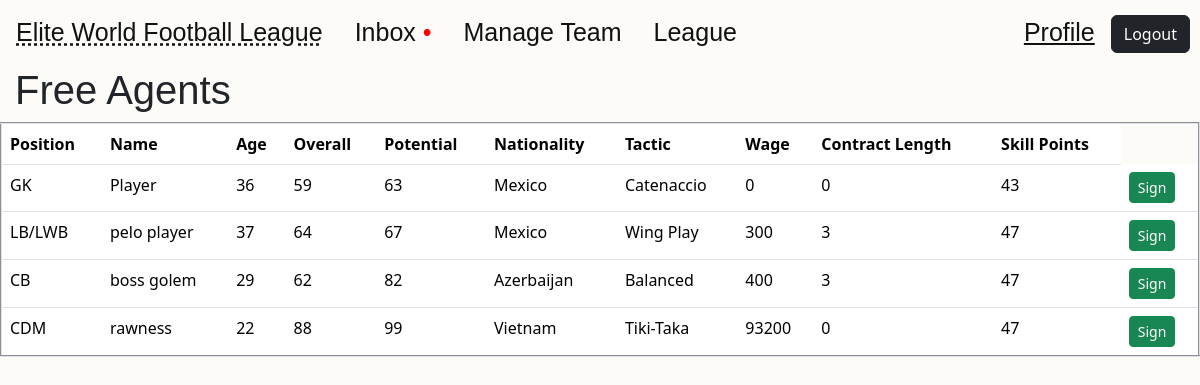
Page /free-agents/ (signed in) on the committed database.
### management/models.py (models this page shows, shortened)
class Player(models.Model):
    id = models.IntegerField(primary_key=True)
    team = models.ForeignKey(Team, on_delete=models.CASCADE, related_name='players')
    feeder_team = models.ForeignKey(Feeder_Team, on_delete=models.CASCADE, related_name='feeder_players', blank=True, null=True)
    position = models.CharField(max_length=64)
    name = models.CharField(max_length=64, default='Player')
    age = models.IntegerField()
    sex = models.CharField(max_length=64, default='Male')
    overall = models.IntegerField()
    potential = models.IntegerField()
    nationality = models.CharField(max_length=64)
    tactic = models.CharField(max_length=64)
    wage = models.IntegerField()
    contract_length = models.IntegerField()
    skill_points = models.IntegerField(default=0)
    traits = models.CharField(max_length=1024, default='')
    goals = models.IntegerField(default=0)
    assists = models.IntegerField(default=0)
    motm = models.IntegerField(default=0)
    loaned = models.CharField(max_length=5, default="N/A")
    loaned_to = models.CharField(max_length=64, default="N/A")
    loaned_wage = models.IntegerField(default=0)
    training = models.BooleanField(default=False)
    training_position = models.CharField(max_length=64, default="N/A")
    training_tactic = models.CharField(max_length=64, default="N/A")
    training_position_time = models.IntegerField(default=0)
    training_position_chance = models.IntegerField(default=0)
    training_tactic_time = models.IntegerField(default=0)
    training_tactic_chance = models.IntegerField(default=0)
    out_of_league_loan = models.BooleanField(default=False)
    free_agent = models.BooleanField(default=False)
    lineup_position = models.CharField(max_length=64, default="N/A")
    lineup_rating = models.IntegerField(default=0)
    duty = models.CharField(max_length=64, default='Support')
    dribbling = models.CharField(max_length=64, default='Balanced')
    shooting = models.CharField(max_length=64, default='Balanced')
    risk_taking = models.CharField(max_length=64, default='Balanced')
    tackling = models.CharField(max_length=64, default='Balanced')
    freedom = models.CharField(max_length=64, default='Balanced')

### management/views.py (the view)
# urls.py: path('free-agents/', views.free_agents, name='free-agents'),
@login_required
def free_agents(request):
    players = Player.objects.all()
    positions = ['GK', 'LWB', 'LB', 'CB', 'RB', 'RWB',
                 'CDM', 'LM', 'CM', 'RM', 'CAM',
                 'LW', 'CF', 'ST', 'RW']
    sorted_players = []
    for i in positions:
        for x in players:
            position = x.position.split('/')[0]
            if position == i and x.free_agent:
                sorted_players.append(x)
    context = {
        'players': sorted_players
    }
    return render(request, 'management/free-agents.html', context)

### management/context_processors.py (called while the page is built)
def user_team(request):
    if request.user.is_authenticated:
        team = Team.objects.get(owner=request.user)
        return {'user_team': team}
    return {'user_team': None}

### management/templates/management/free-agents.html (shortened to what this page needs)
{% extends "management/base.html" %}
{% block content %}
    <h1>Free Agents</h1>
        <table class="table" style="width: 100%; background-color: #fcfbf8;" border="2">
            <tr>
                <th>Position</th>
                <th>Name</th>
                <th>Age</th>
                <th>Overall</th>
                <th>Potential</th>
                <th>Nationality</th>
                <th>Tactic</th>
                <th>Wage</th>
                <th>Contract Length</th>
                <th>Skill Points</th>
            </tr>
        {% for player in players %}
            <tr>
                <td>{{player.position}}</td>
                <td>{{player.name}}</td>
                <td>{{player.age}}</td>
                <td>{{player.overall}}</td>
                <td>{{player.potential}}</td>
                <td>{{player.nationality}}</td>
                <td>{{player.tactic}}</td>
                <td>{{player.wage}}</td>
                <td>{{player.contract_length}}</td>
                <td>{{player.skill_points}}</td>
                <td>
                    <form action="{% url 'offer-contract-outside-team' %}" method="POST">
                        <button class="btn btn-sm btn-success" type="submit">Sign</button>
                    </form>
                </td>
            </tr>
        {% endfor %}
        </table>
{% endblock content %}

### management/static/management/main.css (style rules this page uses)
body { margin: 0; background-color: #fcfbf8; }
h1 { font-family: "Trebuchet MS", Helvetica, sans-serif; font-weight: 100; margin-left: 15px; }

### rows in the picture
Player: position "GK", name "Player", age "36", overall "59", potential "63", nationality "Mexico", tactic "Catenaccio", wage "0", contract_length "0", skill_points "43"
Player: position "LB/LWB", name "pelo player", age "37", overall "64", potential "67", nationality "Mexico", tactic "Wing Play", wage "300", contract_length "3", skill_points "47"
Player: position "CB", name "boss golem", age "29", overall "62", potential "82", nationality "Azerbaijan", tactic "Balanced", wage "400", contract_length "3", skill_points "47"
Player: position "CDM", name "rawness", age "22", overall "88", potential "99", nationality "Vietnam", tactic "Tiki-Taka", wage "93200", contract_length "0", skill_points "47"
